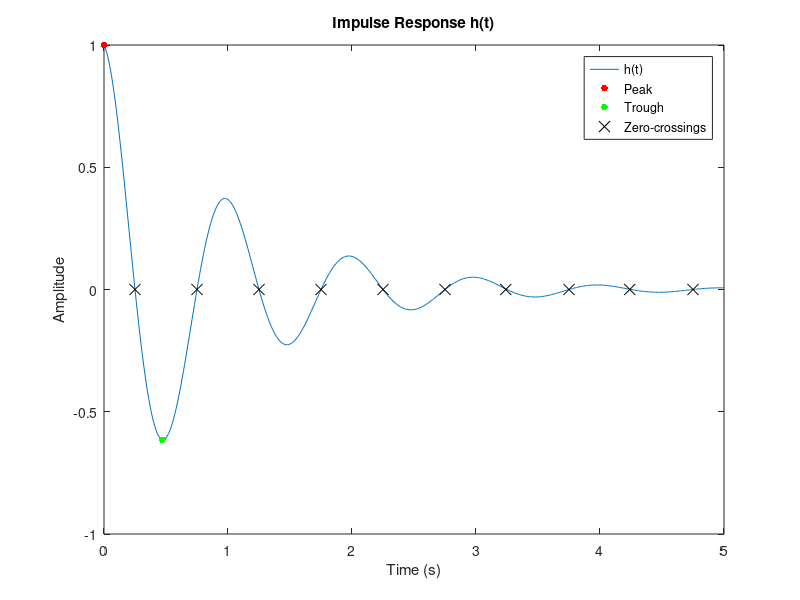

Write MATLAB code to recreate this figure.
% t = 0:0.01:5; % time range
% h = exp(-t) .* cos(2*pi*t) .* (t>=0); % impulse response
% 
% 
% plot(t,h)
% xlabel('Time (s)')
% ylabel('Amplitude')
% title('Impulse Response h(t)')


t = 0:0.01:5; % time range
h = exp(-t) .* cos(2*pi*t) .* (t>=0); % impulse response

% Find peak, trough, and zero-crossings
[~, peak_idx] = max(h);
[~, trough_idx] = min(h);
zero_crossings = t(abs(diff(sign(h)))>0);

% Plot impulse response with labeled features
plot(t,h)
hold on
plot(t(peak_idx), h(peak_idx), 'r.', 'MarkerSize', 15)
plot(t(trough_idx), h(trough_idx), 'g.', 'MarkerSize', 15)
plot(zero_crossings, zeros(size(zero_crossings)), 'kx', 'MarkerSize', 8)
hold off
xlabel('Time (s)')
ylabel('Amplitude')
title('Impulse Response h(t)')

% Add legend
legend('h(t)', 'Peak', 'Trough', 'Zero-crossings')
